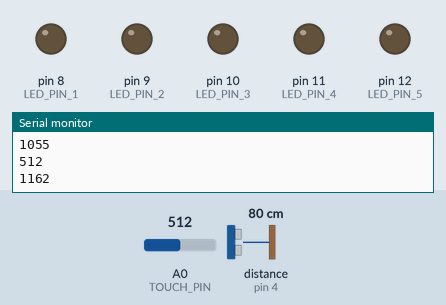
A sketch run on a simulated Arduino Uno, built with avr-gcc and run on an emulated ATmega328P. On the bench: output pins drawn as LEDs (lit = HIGH), the last lines printed to the serial monitor. Wiring (inferred from the names in the program): ultrasonic range finder: trigger pin 2; echo pin 4. Inputs (shaded band) come from the test bench; at power-on: A0 (TOUCH_PIN) = 512, distance to the obstacle (sensor on pin 4) 80 cm. The echo pulse lasts 58.3 µs per cm; pins used as bus, display or sensor lines are not drawn.

Above: at 1.2 s.
1.3 s: A0 (TOUCH_PIN) set to 885
2.8 s: A0 (TOUCH_PIN) set to 908
At 4.0 s:
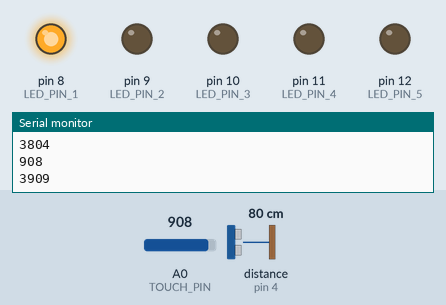
Timing chart, 0 to 5.8 s (numbered marks = the images above; inputs shaded):
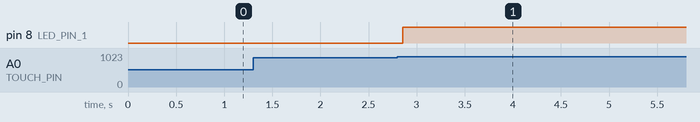

Measured:
- the behaviour switches between 899 and 900 on A0 (TOUCH_PIN) (found by bisection; images 0 and 1)
- after the input at 2.8 s, pin 8 (LED_PIN_1): LOW → HIGH after 0.05 s

The sketch:

Final_Code.ino
```cpp
       const int pingPin = 2; // Trigger Pin of Ultrasonic Sensor
const int echoPin = 4; // Echo Pin of Ultrasonic Sensor

// LED PINS
#define LED_PIN_1 8
#define LED_PIN_2 9
#define LED_PIN_3 10
#define LED_PIN_4 11
#define LED_PIN_5 12

// TOUCH SENSOR PIN
#define TOUCH_PIN A0

// MAX IN ARRAY
// col
#define MAX_PATTERN 10
// row
//#define MAX_AMOUNT 5

// random pin chose:

const byte ledPins [] = {8, 9, 10, 11, 12};
byte ledPin;

// pattern array
const byte pattern[MAX_PATTERN];
// counter for how many pattern entries we have
int countPattern =0;
// counter for how many rows we have been through
//int countAmount =0;

// timer
long duration, cm;
unsigned long startTime;
unsigned long timePassed;

boolean hasAlreadyArrived = false;

void setup() {
  pinMode(TOUCH_PIN, INPUT);
  pinMode (LED_PIN_1, OUTPUT);
  pinMode (LED_PIN_2, OUTPUT);
  pinMode (LED_PIN_3, OUTPUT);
  pinMode (LED_PIN_4, OUTPUT);
  pinMode (LED_PIN_5, OUTPUT);
  startTime = millis();
  Serial.begin(9600); // Starting Serial Terminal
}

void loop() {
  timePassed = millis() - startTime;
  Serial.println(timePassed);
  calcDistance();
  detectPresence();
  checkTouch();
}

void calcDistance() {

  pinMode(pingPin, OUTPUT);
  digitalWrite(pingPin, LOW);
  delayMicroseconds(2);
  digitalWrite(pingPin, HIGH);
  delayMicroseconds(10);
  digitalWrite(pingPin, LOW);
  pinMode(echoPin, INPUT);
  duration = pulseIn(echoPin, HIGH);
  cm = microsecondsToCentimeters(duration);
 // Serial.print(cm);
 // Serial.print("cm");
 // Serial.println();
  delay(100);
}

long microsecondsToCentimeters(long microseconds) {
  return microseconds / 29 / 2;
}

void detectPresence() {
  if (cm <= 30 && timePassed >= 3000) {

    if (hasAlreadyArrived == false) {
    //  startPattern();
  //  Serial.println("Start");
      timePassed = 0;
      startTime = millis();
    }

    Serial.println("arrived");
    hasAlreadyArrived = true;
    timePassed = 0;
    startTime = millis();
  }

  if (cm >= 30 && timePassed >= 5000) {
  //  Serial.println("left");
    hasAlreadyArrived = false;
    timePassed = 0;
    startTime = millis();
  }

}

void checkTouch() {

  int pinValue = analogRead(TOUCH_PIN);
  Serial.println(pinValue);

  if (pinValue >= 900 ) {

    // This is where you pick random led
   // ledPin = ledPins [random(0, 6)];
   // Serial.println(ledPin);
  //  digitalWrite(ledPin, HIGH);
  digitalWrite(LED_PIN_1,HIGH);
    // Now, add to array
     // if (countPattern < MAX_PATTERN) {
     // pattern[countPattern] = ledPin;
    //  countPattern++;
     // Serial.println(countPattern);
      } else {
    digitalWrite(ledPin, LOW);
  }

}

void startPattern() {
  digitalWrite(LED_PIN_1, HIGH);
  delay(1000);
  digitalWrite(LED_PIN_1, LOW);
  Serial.println("Pattern complete");
}
```
